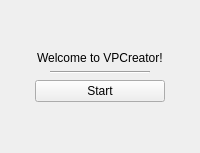
      <widget class="QWidget" name="welcome">
       <layout class="QVBoxLayout" name="verticalLayout_4">
        <item>
         <spacer name="verticalSpacer_2">
          <property name="orientation">
           <enum>Qt::Vertical</enum>
          </property>
          <property name="sizeHint" stdset="0">
           <size>
            <width>20</width>
            <height>40</height>
           </size>
          </property>
         </spacer>
        </item>
        <item alignment="Qt::AlignHCenter">
         <widget class="QLabel" name="label_welcome">
          <property name="text">
           <string>Welcome to VPCreator!</string>
          </property>
         </widget>
        </item>
        <item alignment="Qt::AlignHCenter">
         <widget class="Line" name="line">
          <property name="sizePolicy">
           <sizepolicy hsizetype="Fixed" vsizetype="Fixed">
            <horstretch>0</horstretch>
            <verstretch>0</verstretch>
           </sizepolicy>
          </property>
          <property name="minimumSize">
           <size>
            <width>100</width>
            <height>0</height>
           </size>
          </property>
          <property name="orientation">
           <enum>Qt::Horizontal</enum>
          </property>
         </widget>
        </item>
        <item alignment="Qt::AlignHCenter">
         <widget class="QPushButton" name="pushButton_start">
          <property name="sizePolicy">
           <sizepolicy hsizetype="Minimum" vsizetype="Minimum">
            <horstretch>0</horstretch>
            <verstretch>0</verstretch>
           </sizepolicy>
          </property>
          <property name="minimumSize">
           <size>
            <width>130</width>
            <height>20</height>
           </size>
          </property>
          <property name="maximumSize">
           <size>
            <width>200</width>
            <height>35</height>
           </size>
          </property>
          <property name="text">
           <string>Start</string>
          </property>
         </widget>
        </item>
        <item>
         <spacer name="verticalSpacer">
          <property name="orientation">
           <enum>Qt::Vertical</enum>
          </property>
          <property name="sizeHint" stdset="0">
           <size>
            <width>20</width>
            <height>40</height>
           </size>
          </property>
         </spacer>
        </item>
       </layout>
      </widget>
